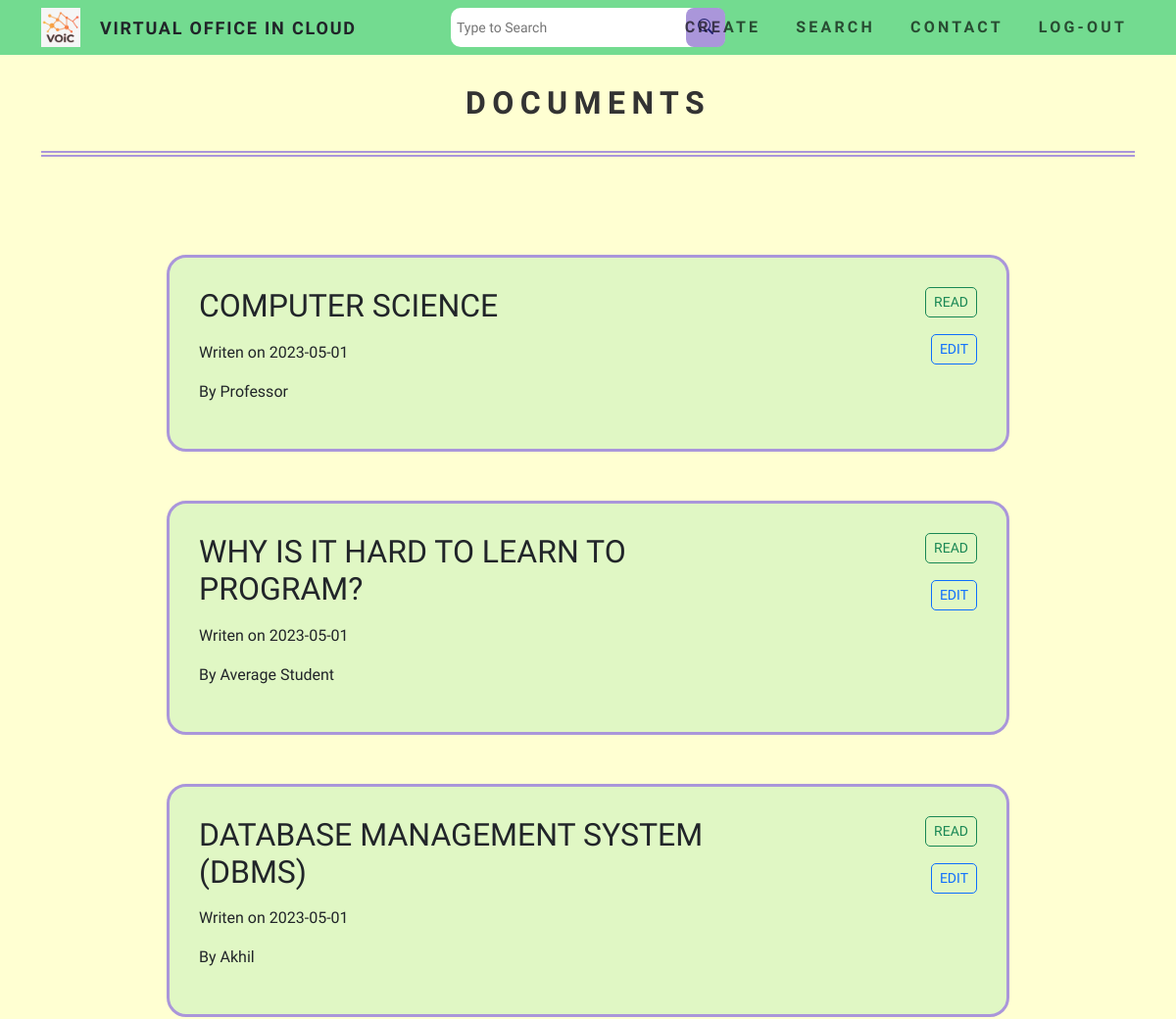
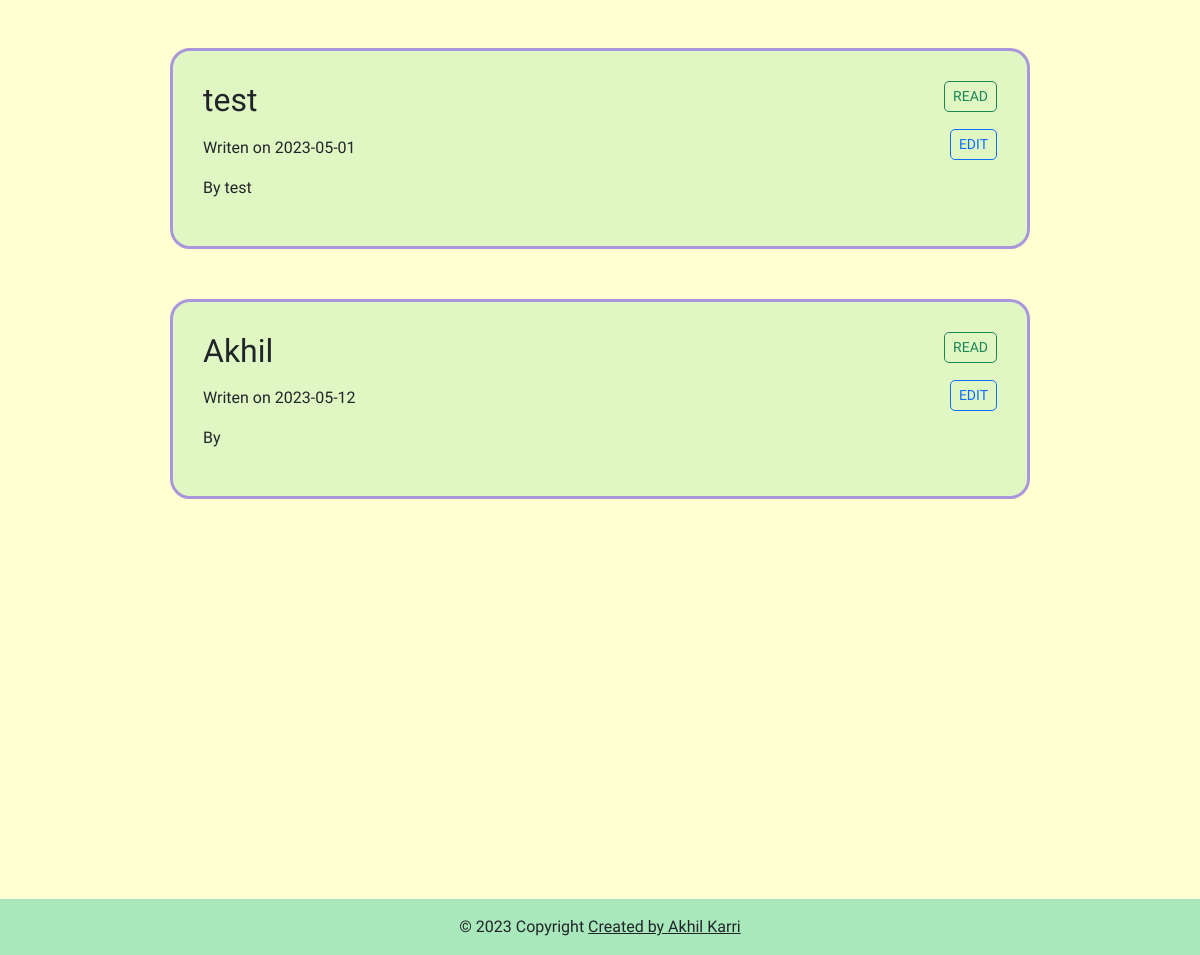
The app's page /home.php (signed in) with its own data (2 pictures, top to bottom).
### tables this page shows
CREATE TABLE `documents` (
  `id` int(11) NOT NULL,
  `title` varchar(255) NOT NULL,
  `description` text NOT NULL,
  `author` varchar(125) NOT NULL,
  `createdOn` date NOT NULL,
  `todaydate` date NOT NULL,
  `ChildName` varchar(125) NOT NULL,
  `ChildState` varchar(45) NOT NULL,
  `Parent1Name` varchar(125) NOT NULL,
  `ChildStayPre` int(11) NOT NULL,
  `Parent1State` varchar(45) NOT NULL,
  `CaseDate` date NOT NULL,
  `CaseState` varchar(45) NOT NULL,
  `ChangeState` varchar(45) NOT NULL,
  `Parent2Name` varchar(125) NOT NULL,
  `CaseStay` int(11) NOT NULL,
  `Parent2State` varchar(45) NOT NULL,
  `court` varchar(255) NOT NULL,
  `caseNo` int(11) NOT NULL,
  `Petitioner` varchar(255) NOT NULL,
  `Respondent` varchar(255) NOT NULL,
  `Citations` text NOT NULL,
  `Signature` varchar(255) NOT NULL
);

### home.php (the view, shortened to what this page needs)
<?php
if (isset($_SESSION["user_id"])) {
    $mysqli = require __DIR__ . "/database.php";
    $sql = "SELECT * FROM user
            WHERE id = {$_SESSION["user_id"]}";
    $result = $mysqli->query($sql);
    $user = $result->fetch_assoc();
}
?>
<!DOCTYPE html>
<html lang="en">
<head>
    <link href="https://cdn.jsdelivr.net/npm/bootstrap@5.3.0-alpha1/dist/css/bootstrap.min.css" rel="stylesheet">
    <link rel="stylesheet" href="https://cdn.jsdelivr.net/npm/bootstrap-icons@1.10.3/font/bootstrap-icons.css">
    <link rel="stylesheet" href="style.css">
</head>
<body>
<?php if (isset($user)): ?>
    <header>
        <nav class="navbar navbar-expand-lg  navbar-light">
            <div class="container">
                <a href="VOiC.php" class="navbar-logo">
                    <img class="d-inline-block align-top" src="logo.png" height="40" alt="">
                </a>
                <?php if($_SESSION["role"] == 1) {  ?>
                    <a href="VOiC.php" class="nav-link" style="padding-left: 20px; font-size: 18px;"> Virtual Office in Cloud</a>
                <?php } ?>
                <div class="search-box">
                    <form action="search.php" method="post"  class="search-opt" style="all: unset;padding: none !important;" >
                        <input class="search-txt1" type="text" name="search" placeholder="Type to Search">
                        <button type="submit" name="submit-search" class="search-btn1" style="border: none;    "><i class="bi bi-search"></i></button>
                    </form>
                </div>
                <div class="collapse navbar-collapse" id="navbarNav">
                    <ul class="navbar-nav ms-auto">
                        <li class="nav-item active">
                            <a href="create.php" class="nav-link">Create</a>
                        </li>
                        <li class="nav-item active">
                            <a href="VOiC.php" class="nav-link">Search</a>
                        </li>
                        <li class="nav-item active">
                            <a href="contact.html" class="nav-link"> Contact </a>
                        </li>
                        <li class="nav-item active">
                            <a href="logout.php" class="nav-link"> Log-out </a>
                        </li>
                    </ul>
                </div>
            </div>
        </nav>
    </header>
    <div class="container">
        <h1>Documents</h1>
    </div>
    <div class="container" style="padding-bottom: 150px; margin-top: 100px; margin-bottom: 100px; border-radius: 20px; padding-left: 140px; padding-right: 140px">
<?php
$result = $mysqli->query("SELECT * FROM `documents`");
if (mysqli_num_rows($result) > 0) {
    while($row = mysqli_fetch_assoc($result)){
?>
        <div class="container" style="padding: 30px; border: #AA96DA solid; border-radius: 20px; background-color: #73db9038; margin-bottom: 50px ">
            <div class="row" style="  ">
              <div class="col-sm-8" >
                  <h2> <?php echo $row['title'] ?> </h2>
                  <p>Writen on <?php echo $row['createdOn'] ?>  </p>
                  <p class="text-right"> By <?php  echo $row['author'] ?> </p>
              </div>
              <div class="col-sm-4" >
                  <a href='read.php?rid=<?php echo $row['id']; ?>' class="btn btn-outline-success mr-2 btn-sm float-right read" >READ</a><br><br>
                  <a href='update.php?uid=<?php echo $row['id']; ?>' class="btn btn-outline-primary mr-2 btn-sm float-right read" style="float: right!important;  ">EDIT</a><br><br>
              </div>
            </div>
        </div>
<?php
    }
} else {
    echo "No results found.";
}
?>
    </div>
    <?php endif; ?>
    <footer class="bg-light text-center text-lg-start" style="margin-top: 200px; bottom: 0;">
  <div class="text-center p-3" style="background-color: #7ddf99a5;; ">
    © 2023 Copyright
    <a class="text-dark" href="https://github.com/AkhilKarri2002">Created by Akhil Karri</a>
  </div>
</footer>
</body>
</html>

### style.css (style rules this page uses)
nav { background-color: #73db90; font-weight: bolder; }
body { font-family: 'Quicksand', sans-serif; background-color: #ffffd2; }
input { width: 180px; border: thin solid rgba(0, 0, 255, 0.059); }
form { padding: 50px; }
h1 { border-bottom: 6px double #AA96DA; position: relative; text-decoration: none; font-size: 2em; color: #333; text-transform: uppercase; letter-spacing: 0.2em; text-align: center; padding: 30px; font-weight: bolder; }
.search-box { position: absolute; top: 50%; left: 50%; transform: translate(-50%, -50%); background: rgb(255, 255, 255) ; height: 40px; border-radius: 10px; outline: none; }
header a { position: relative; text-decoration: none; font-size: 1em; color: #333; text-transform: uppercase; letter-spacing: 0.1em; }
header ul { position: relative; display: flex; gap: 20px; }
header ul li { list-style: none; }
header ul li a { position: relative; text-decoration: none; font-size: 1em; color: #333; text-transform: uppercase; letter-spacing: 0.2em; }
header ul li a::before { content: ''; position: absolute; bottom: -1px; width: 100%; height: 2px; background: #333; transform: scaleX(0); transition: transform 0.5s ease-in-out; transform-origin: right; }
.search-opt { padding: none !important; margin: none; }

### home.php (style rules this page uses)
.read { float: right!important; border-radius: 5px; }
.search-btn1 { background: #AA96DA; color: #21216f; float: right; width: 40px; height: 40px; border-radius: 20%; display: flex; justify-content: center; align-items: center; transition: 0.5s; }
.search-txt1 { width: 240px; padding: 0 6px; border: none; background: none; outline: none; float: left; color: rgb(0, 0, 0); font-size: 14px; transition: 0.5s; line-height: 40px; }

### records on screen
documents: title "COMPUTER SCIENCE", createdOn "2023-05-01", author "Professor"
documents: title "WHY IS IT HARD TO LEARN TO PROGRAM?", createdOn "2023-05-01", author "Average Student"
documents: title "DATABASE MANAGEMENT SYSTEM (DBMS)", createdOn "2023-05-01", author "Akhil"
documents: title "test", createdOn "2023-05-01", author "test"
documents: title "Akhil", createdOn "2023-05-12"
